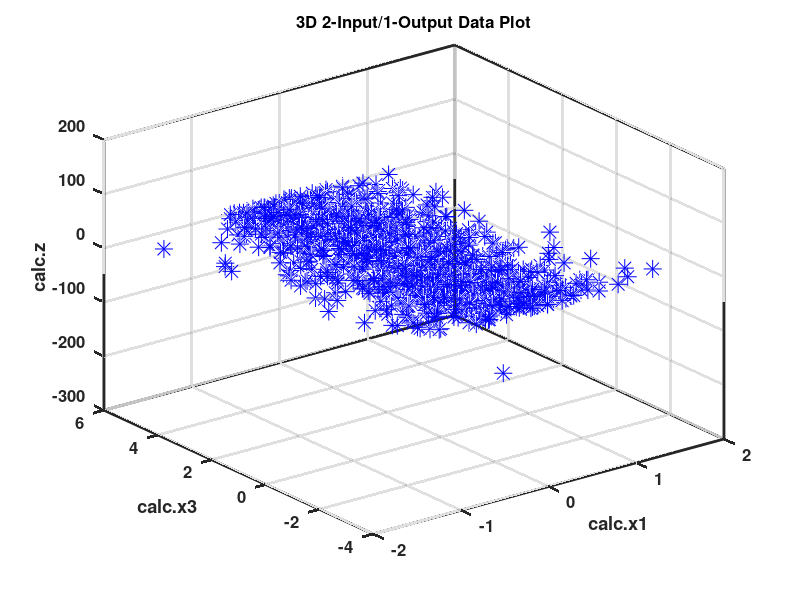

This figure's MATLAB source:
if exist('noCLF') 
   hold off
else
   clf
end;
X = [
4.569587e-001 1.267790e+000 3.812653e-001 1
6.982876e-001 -1.043264e+000 -8.183441e-001 1
3.017215e-001 -1.990272e+000 -1.567203e-001 1
3.748319e-001 2.551209e+000 2.390486e-001 1
6.634407e-001 2.529058e+000 2.476943e-001 1
-7.281247e-002 5.401014e+000 -1.018407e-002 1
-1.642085e-001 5.177420e+000 -3.867530e-002 1
5.651329e-001 3.131671e+000 8.457089e-002 1
7.032912e-001 3.945042e+000 2.104445e-001 1
1.856007e-001 -1.729538e+000 -1.495250e-001 1
-4.121896e-002 2.104742e+000 -2.464004e-002 1
-8.476342e-001 -9.205668e-001 8.978173e-001 1
-1.067578e-001 -5.856375e-001 1.917204e-001 1
1.392819e-002 4.439136e+000 2.002880e-003 1
-4.716474e-001 3.289500e-001 -1.507761e+000 1
2.172363e-001 5.931354e+000 4.156812e-002 1
-1.948813e-001 5.417778e+000 -4.164368e-002 1
-1.163638e-001 -2.271976e+000 7.411665e-002 1
-5.691897e-001 5.970089e+000 -6.631099e-002 1
-1.276413e-001 7.535924e-002 -1.666717e+000 1
3.575378e-001 2.709025e-001 3.688493e-001 1
2.950001e-001 3.967212e+000 9.786509e-002 1
-5.826447e-001 -1.291455e+000 2.707484e-001 1
1.436778e+000 6.318581e-001 1.477366e+000 1
6.227971e-002 -2.058772e+000 -3.644851e-002 1
4.306502e-001 4.711410e+000 1.179177e-001 1
-7.217512e-001 -1.162277e+000 6.058510e-001 1
3.074630e-001 -2.963400e+000 -1.221775e-001 1
-2.555143e-001 4.346822e+000 -5.663582e-002 1
2.805581e-001 2.829661e+000 9.709255e-002 1
7.219966e-001 3.778659e+000 1.584917e-001 1
4.913296e-001 -2.837652e-001 -9.610705e-001 1
-6.724785e-001 5.110441e+000 -8.821697e-002 1
5.282353e-001 4.862030e+000 8.296831e-002 1
-4.323547e-001 -4.376065e-002 4.305808e+000 1
5.434691e-001 1.393491e+000 2.636641e-001 1
-8.753496e-001 3.919587e+000 -1.284564e-001 1
-1.823949e-001 9.964937e-001 -1.629134e-001 1
-5.703894e-003 -1.976278e+000 3.543354e-003 1
-1.994909e-001 3.765699e-001 -2.861675e-001 1
-1.294057e-001 5.806433e+000 -8.918543e-003 1
-4.226422e-001 5.826165e+000 -6.676804e-002 1
-2.310218e-001 4.187781e+000 -6.126551e-002 1
2.030266e-001 4.536288e+000 3.777179e-002 1
1.744889e-002 2.449747e+000 7.653267e-003 1
6.323296e-001 -2.871762e+000 -2.876528e-001 1
-4.112021e-001 -1.063408e+000 4.143883e-001 1
-3.474364e-002 -1.437120e-002 2.078598e+000 1
-3.108396e-001 -2.800684e+000 1.065642e-001 1
-2.175414e-001 5.857279e+000 -3.816706e-002 1
-9.015751e-002 2.102911e+000 -4.313604e-002 1
-6.802685e-001 8.895136e-001 -5.698040e-001 1
-1.153309e+000 1.808899e+000 -7.687727e-001 1
7.158560e-001 2.159320e+000 4.077259e-001 1
-1.957059e-001 2.770061e-001 -3.608763e-001 1
1.752430e-001 4.359017e+000 4.231979e-002 1
-1.769266e-001 3.037782e-001 4.231979e-002 1
2.254512e-001 3.857727e+000 6.245782e-002 1
1.146948e+000 4.050610e+000 3.199121e-001 1
-8.141136e-001 5.275478e+000 -2.113291e-001 1
1.952419e-001 1.840561e+000 7.782490e-002 1
-1.737265e-001 3.060246e+000 -4.910127e-002 1
4.712036e-002 -6.263757e-001 -9.334481e-002 1
3.148195e-001 4.154409e+000 4.228495e-003 1
6.941411e-003 -2.153851e+000 -2.498809e-003 1
1.432132e+000 -2.164239e+000 -8.674034e-001 1
1.245124e+000 -1.409770e-001 -8.674034e-001 1
1.015251e+000 3.538662e+000 2.727398e-001 1
2.539788e-001 5.508627e-001 5.105358e-001 1
7.855754e-001 1.491794e+000 5.046815e-001 1
-4.897381e-001 -9.221867e-001 5.009136e-001 1
-6.585660e-001 9.318572e-001 -3.672288e-001 1
-8.715133e-001 -2.776043e+000 4.312771e-001 1
-1.690355e-001 2.985103e+000 -5.020486e-002 1
3.836736e-001 -2.533853e-001 -1.189646e+000 1
-1.372554e-001 9.777372e-001 -6.560810e-002 1
1.314564e+000 -2.655502e+000 -4.912378e-001 1
-2.684133e-001 -2.738843e+000 1.241653e-001 1
-5.577471e-002 -2.399093e+000 2.633737e-002 1
4.125929e-002 2.705760e+000 1.781067e-002 1
-4.194008e-001 4.040859e+000 -8.551464e-002 1
1.928699e-001 1.932604e+000 8.595390e-002 1
-6.180605e-002 4.411574e+000 -1.545823e-002 1
1.040700e-001 4.125755e-001 2.687538e-001 1
1.860603e-001 1.744269e+000 5.347169e-002 1
-4.100991e-001 4.391336e-001 -1.242869e+000 1
-3.700316e-001 -2.861999e+000 1.262329e-001 1
-1.018816e-001 2.370979e+000 -2.372952e-002 1
-3.060921e-002 2.023073e+000 -1.985239e-002 1
-3.799974e-001 -1.898643e-001 1.958455e+000 1
1.990435e-001 -2.218049e+000 -3.440874e-002 1
1.031890e-001 -2.524164e+000 -3.245818e-002 1
-1.569966e-002 4.160201e+000 -3.461498e-003 1
3.177484e-002 2.716685e+000 1.404782e-002 1
-1.525001e-001 8.253115e-001 -2.486084e-001 1
-5.170166e-001 4.375686e+000 -1.167293e-001 1
-4.552215e-001 2.966427e+000 -9.668981e-002 1
-3.220484e-001 5.453806e+000 -5.506460e-002 1
3.022854e-001 -2.326453e+000 -1.381590e-001 1
9.828688e-002 -7.937980e-001 -1.677811e-001 1
-7.566042e-003 4.169177e+000 -5.179892e-004 1
1.008394e-001 2.841765e+000 3.979606e-002 1
9.484713e-002 2.431094e+000 2.015847e-002 1
4.813942e-001 1.821016e+000 3.127621e-001 1
2.838216e-001 -1.176547e+000 -1.785454e-001 1
1.783168e-001 -1.330361e+000 -1.235726e-001 1
6.386283e-001 3.248935e+000 1.384901e-001 1
-6.233788e-001 3.546633e+000 -1.196399e-001 1
1.888136e-001 5.029332e+000 3.889821e-002 1
-3.322643e-001 -7.020077e-001 4.457762e-001 1
-7.970934e-001 3.361404e+000 -3.014100e-001 1
3.594364e-001 3.552904e+000 9.561983e-002 1
4.202731e-001 3.039213e+000 1.464606e-001 1
3.686290e-001 3.086761e+000 5.157137e-002 1
-4.938525e-001 -7.286618e-001 4.837080e-001 1
-2.352174e-001 2.190953e+000 -1.309391e-001 1
4.321631e-001 -1.996306e+000 -2.510774e-001 1
-9.542140e-001 -2.074827e+000 4.699442e-001 1
8.633052e-003 4.529377e+000 4.699442e-001 1
1.661281e-001 -2.936382e-001 -4.357891e-001 1
-2.673717e-001 3.609614e+000 -9.291502e-002 1
6.532492e-001 5.776343e+000 9.749047e-002 1
2.720656e-002 -4.194031e-001 -9.621095e-002 1
-1.224124e-001 5.013415e+000 -1.192447e-002 1
-2.243748e-001 1.604365e+000 -1.443922e-001 1
-4.644937e-001 6.585789e-001 -6.087993e-001 1
-6.453911e-001 3.764383e+000 -1.416680e-001 1
-4.284774e-001 -1.970547e+000 2.397183e-001 1
-1.048005e-001 9.380609e-001 -1.213075e-001 1
4.267473e-001 3.685954e+000 8.435073e-002 1
-1.098171e+000 2.145172e+000 -7.100875e-001 1
-1.472626e-001 4.248425e+000 -3.748563e-002 1
-1.626423e-001 2.681431e+000 -6.855725e-002 1
-2.967226e-001 5.267227e+000 -5.734878e-002 1
9.677173e-002 1.193517e+000 7.027247e-002 1
6.309816e-001 -4.160995e-001 -1.394586e+000 1
4.231618e-001 4.066218e+000 9.874064e-002 1
8.973444e-002 3.657597e+000 2.100924e-002 1
-2.022017e-001 -3.882889e-001 3.188102e-001 1
2.190477e-001 -9.314314e-001 -1.892817e-001 1
-7.775982e-001 1.700887e+000 -5.748911e-001 1
3.857057e-001 3.100119e+000 1.138222e-001 1
-1.194403e+000 4.285916e-001 -2.114050e+000 1
-1.646193e-001 2.090309e+000 -7.657445e-002 1
-7.279422e-001 -1.096575e+000 -7.657445e-002 1
2.049588e-001 3.996422e+000 4.404281e-002 1
3.430987e-001 1.221618e+000 3.066947e-001 1
-5.157763e-001 -2.995639e+000 1.747804e-001 1
3.038674e-001 -2.966750e+000 -6.209739e-002 1
9.206425e-002 2.312115e+000 5.038443e-002 1
-7.037713e-001 -1.768277e+000 5.529549e-001 1
5.822480e-002 3.501865e+000 1.683926e-002 1
-2.514981e-001 5.523770e+000 -4.350481e-002 1
4.709607e-001 -1.416885e+000 -3.364250e-001 1
2.425940e-001 3.729423e+000 7.079856e-002 1
4.595630e-001 4.306823e+000 7.036736e-002 1
-2.798548e-001 5.633237e+000 -6.439848e-002 1
2.285289e-001 -6.458592e-001 -3.006249e-001 1
-4.010878e-002 1.231594e+000 -4.922198e-002 1
-4.476060e-001 5.876868e+000 -6.747880e-002 1
-4.110791e-003 4.499436e+000 -1.089766e-003 1
3.634720e-001 -1.747920e+000 -1.929628e-001 1
2.624335e-001 -3.576617e-001 -8.431662e-001 1
-4.260039e-001 -2.815590e+000 1.949583e-001 1
5.326731e-001 -5.283804e-001 -1.373210e+000 1
3.458071e-001 5.728796e+000 7.859995e-002 1
-2.261775e-001 3.365854e-001 -5.064652e-001 1
2.072284e-001 -2.012981e+000 -1.363974e-001 1
-2.718874e-003 -2.549585e+000 8.694083e-004 1
-3.192331e-001 2.747835e+000 -8.894623e-002 1
2.660573e-001 1.909608e+000 8.936774e-002 1
-5.072180e-001 -2.112065e+000 2.478157e-001 1
-2.576878e-001 4.674703e-001 -5.816640e-001 1
1.520572e-001 -2.617614e+000 -6.066331e-002 1
4.770004e-001 3.799288e+000 1.310048e-001 1
-3.236751e-001 -3.767173e-001 1.015325e+000 1
-2.711960e-002 4.522687e+000 -2.084466e-003 1
-3.942225e-001 -5.157451e-001 9.193525e-001 1
-6.955266e-002 5.022913e+000 -1.417745e-002 1
-2.921454e-001 5.248955e+000 -1.732233e-002 1
-6.178649e-001 2.822987e+000 -1.927460e-001 1
4.017909e-001 -1.705237e+000 -2.426786e-001 1
2.480431e-001 4.291385e+000 5.961640e-002 1
-9.898052e-001 -2.353976e+000 5.083528e-001 1
-7.237701e-001 9.020825e-001 5.083528e-001 1
-4.620819e-002 2.766452e+000 -7.360047e-003 1
-5.333410e-001 7.590497e-001 -6.874075e-001 1
-5.213251e-002 4.581386e+000 -1.504686e-002 1
9.565401e-001 2.255428e-001 3.814690e+000 1
-5.583344e-001 6.422073e-001 -1.076067e+000 1
-2.990567e-001 3.877992e+000 -8.530313e-002 1
6.098501e-001 2.619325e+000 2.433542e-001 1
-3.273399e-001 -1.199971e+000 3.098579e-001 1
6.577230e-001 1.110227e+000 6.592954e-001 1
-2.424248e-001 -1.476466e+000 1.285953e-001 1
-7.755898e-001 3.820607e+000 -1.307340e-001 1
-4.065663e-001 -2.395624e-001 1.640269e+000 1
5.971849e-002 3.017770e+000 1.894064e-002 1
1.234635e-001 5.551069e+000 2.358947e-002 1
-6.841094e-001 -2.050981e+000 3.648254e-001 1
-1.038762e+000 -9.441844e-001 9.348205e-001 1
5.376003e-001 5.152820e+000 1.036095e-001 1
-1.206020e+000 -7.741979e-002 7.461754e+000 1
-2.828700e-001 2.282798e+000 -1.258538e-001 1
8.408444e-001 -2.282150e+000 -2.474402e-001 1
-1.142074e+000 -1.914877e+000 6.183496e-001 1
-2.928888e-001 5.572303e+000 -5.920616e-002 1
7.343477e-001 -1.205885e+000 -4.731657e-001 1
-4.020081e-001 -1.697167e+000 2.195693e-001 1
-2.068930e-001 2.066568e+000 -1.148112e-001 1
8.171819e-001 5.004622e+000 1.432868e-001 1
-2.440788e-002 4.718144e+000 -4.790018e-003 1
-4.862546e-001 1.639593e+000 -2.978115e-001 1
-6.211272e-001 1.283760e+000 -5.160037e-001 1
-6.491651e-001 5.506061e+000 -1.200346e-001 1
-3.710631e-001 4.643580e+000 -8.357122e-002 1
-1.855476e-001 3.241642e+000 -4.112840e-002 1
-2.324871e-001 -1.828094e+000 1.733855e-001 1
-3.109976e-001 5.692034e+000 -1.791023e-002 1
-7.330750e-001 2.511578e+000 -1.796979e-001 1
2.694474e-001 3.473874e+000 9.012457e-002 1
-6.117419e-001 4.893595e+000 -1.029187e-001 1
-2.161785e-001 3.662169e+000 -2.030847e-002 1
-5.922120e-001 -1.799089e+000 2.889893e-001 1
1.195539e-001 2.487520e+000 4.504106e-002 1
9.095022e-001 1.335066e+000 3.962323e-001 1
-1.347366e-001 4.785513e+000 -3.072034e-002 1
8.280608e-002 1.550318e+000 5.342356e-002 1
2.593962e-001 4.094541e+000 6.945596e-002 1
2.687397e-001 4.593647e+000 5.311837e-002 1
6.200948e-001 1.657293e+000 2.726449e-001 1
4.175892e-001 2.325508e+000 2.012272e-001 1
9.289550e-001 4.612237e+000 1.512950e-001 1
4.358607e-001 -1.103527e+000 -4.324130e-001 1
5.156681e-002 5.998233e+000 9.616406e-003 1
-7.353559e-001 1.867931e+000 -1.862383e-001 1
-9.606351e-001 4.337983e+000 -1.923681e-001 1
5.072964e-002 4.631114e+000 5.810182e-003 1
3.300371e-001 3.532342e+000 5.810182e-003 1
-1.586801e-001 -8.508323e-004 1.363565e+002 1
1.050368e+000 4.451309e+000 2.249685e-001 1
6.554305e-002 -2.483665e+000 -3.152393e-002 1
-7.525805e-001 4.635469e-001 -2.094763e+000 1
-1.007099e+000 2.305598e+000 -4.251169e-001 1
4.746081e-001 2.319957e-001 2.186621e+000 1
1.560696e-001 -2.891402e+000 -6.619409e-002 1
-4.654092e-002 1.256141e+000 -3.010000e-002 1
4.166721e-001 1.948254e+000 2.046415e-001 1
-5.305234e-002 5.084330e+000 -9.818881e-003 1
1.479677e-001 1.207574e+000 1.277854e-001 1
-9.307363e-001 -2.627208e+000 3.715391e-001 1
1.614510e+000 -2.605798e+000 -3.145587e-001 1
1.914899e-001 -1.236319e+000 -1.876258e-001 1
-7.490323e-001 2.594954e-001 -3.139348e+000 1
3.162713e-001 4.686728e+000 5.726729e-002 1
-2.952309e-002 -8.162684e-001 1.483469e-002 1
2.676679e-001 3.006802e+000 1.208158e-001 1
1.912532e-001 1.779392e+000 9.005299e-002 1
-4.411148e-001 -1.362595e+000 2.907500e-001 1
-5.706860e-001 2.549745e-001 -2.166664e+000 1
3.805018e-001 4.104112e+000 8.239498e-002 1
-3.038959e-001 2.136322e+000 -1.547733e-001 1
-8.020068e-002 -1.313202e-001 8.169255e-001 1
2.590121e-001 -1.460219e+000 -2.202018e-001 1
-1.193811e-001 -1.021788e+000 1.440680e-001 1
-6.579831e-002 -1.410919e+000 4.329157e-002 1
-8.897195e-001 -1.632717e+000 4.081494e-001 1
-1.031091e-001 6.762919e-001 -1.676921e-001 1
2.928157e-001 7.518754e-001 4.438608e-001 1
3.359777e-001 5.606685e+000 7.071552e-002 1
7.512888e-001 1.871622e+000 4.327449e-001 1
6.586422e-001 3.705999e+000 1.998688e-001 1
4.896505e-001 -2.248179e+000 -1.725901e-001 1
2.429364e-002 2.241145e+000 1.391354e-002 1
-5.953519e-002 4.734720e+000 -6.770426e-003 1
-8.444193e-001 -2.742565e+000 2.490329e-001 1
-6.298332e-001 -1.932819e+000 3.120788e-001 1
-7.821816e-002 -1.920620e+000 3.513901e-002 1
-1.174302e+000 1.387764e+000 -6.942606e-001 1
3.920227e-001 2.019372e+000 1.090758e-001 1
7.310703e-001 3.835970e+000 1.251389e-001 1
-1.077514e-001 -2.607721e-001 3.879455e-001 1
4.280232e-001 1.040103e+000 2.932415e-001 1
-1.287750e-001 -6.749445e-001 2.403743e-001 1
6.342862e-002 1.415573e+000 4.798663e-002 1
1.745368e-001 2.792548e+000 7.244274e-002 1
6.158760e-001 -2.427230e+000 -2.961294e-001 1
1.807905e-002 1.683163e+000 8.600817e-003 1
2.524691e-001 -3.253397e-001 -1.045773e+000 1
4.218351e-001 -1.938038e+000 -2.590663e-001 1
7.015116e-001 -2.338568e+000 -2.455328e-001 1
-2.411470e-001 -8.902359e-001 1.003833e-001 1
-6.685186e-001 -2.023197e+000 1.844084e-001 1
-1.562282e-001 3.719676e+000 -4.247961e-002 1
-8.325596e-001 1.503843e+000 -6.107953e-001 1
2.042613e-001 9.939824e-001 2.271705e-001 1
2.746309e-001 1.011261e+000 2.715580e-001 1
-2.115158e-001 1.515559e+000 -1.254198e-001 1
4.641123e-001 -1.446918e+000 -3.544678e-001 1
-1.818317e-001 1.204992e-001 -1.838849e+000 1
5.776105e-002 -1.472560e-001 -3.275432e-001 1
1.649697e-001 9.095502e-001 1.425611e-001 1
-1.549853e-001 1.070447e+000 -2.119449e-001 1
7.487741e-001 1.566847e-001 4.886500e+000 1
1.609297e-001 -1.257416e+000 -7.340451e-002 1
1.587748e-001 -7.129437e-001 -2.742749e-001 1
-5.798525e-001 4.118371e+000 -1.698540e-001 1
5.543046e-001 -1.149926e+000 -4.447853e-001 1
2.302828e-001 5.391885e+000 4.285832e-002 1
-7.160593e-001 -2.103060e+000 3.615543e-001 1
6.421159e-001 4.917129e+000 1.142679e-001 1
4.854258e-001 9.533626e-001 5.566897e-001 1
4.067151e-001 -2.064365e+000 -2.791676e-001 1
-2.156835e-001 5.839513e+000 -4.024040e-002 1
2.457537e-001 5.317569e+000 4.303561e-002 1
2.399788e-001 -1.953782e+000 -1.454790e-001 1
4.686898e-001 -2.976030e+000 -1.322988e-001 1
6.951513e-001 1.625559e+000 4.239827e-001 1
5.812114e-001 1.970087e+000 1.951619e-001 1
-6.623855e-001 -1.033545e+000 6.300992e-001 1
8.049062e-001 3.517772e-001 8.268716e-001 1
-9.080741e-001 -1.739665e+000 5.427207e-001 1
-1.016320e-002 4.767859e+000 -1.999530e-003 1
1.534440e-001 1.379003e+000 1.421686e-001 1
1.220767e+000 3.921287e+000 1.949809e-001 1
7.577406e-002 -5.690643e-001 -1.323566e-001 1
8.709044e-001 5.734112e+000 1.569105e-001 1
-1.135770e-002 3.394530e+000 -2.284715e-003 1
6.263348e-001 1.318438e+000 5.645787e-001 1
-4.574260e-001 -9.820307e-001 4.782303e-001 1
8.283891e-001 2.953613e-001 3.390300e+000 1
8.107714e-001 -1.599634e+000 -5.119869e-001 1
-1.676207e-001 2.918178e+000 -4.544073e-002 1
-2.792221e-001 -7.844899e-001 2.446478e-001 1
-2.199657e-001 4.742545e+000 -4.756651e-002 1
5.205966e-001 5.009374e-001 1.106177e+000 1
-8.005915e-001 3.741199e+000 -1.312963e-001 1
-8.724256e-002 -2.665679e+000 3.098764e-002 1
-3.597009e-001 1.042338e+000 -4.870314e-001 1
-2.288474e-001 2.334949e+000 -1.149546e-001 1
6.142946e-001 1.424502e+000 3.290568e-001 1
1.447091e-001 2.592794e+000 5.955178e-002 1
3.414079e-001 9.850791e-001 3.654047e-001 1
4.578089e-001 3.787518e+000 8.552349e-002 1
1.512321e-001 4.617506e+000 3.008864e-002 1
7.122710e-002 2.736544e+000 3.498347e-002 1
3.604023e-001 -1.714289e-001 -2.768975e+000 1
-1.048144e+000 1.557004e+000 -7.912959e-001 1
9.679054e-001 4.764355e+000 2.525139e-001 1
5.255800e-001 3.629154e+000 1.256248e-001 1
-2.185646e-002 1.571293e+000 -1.466007e-002 1
-2.506159e-001 1.721067e+000 -3.704572e-002 1
6.130764e-004 5.582580e-001 1.226771e-003 1
-8.967676e-001 -1.505448e+000 7.549464e-001 1
-6.568263e-001 1.976493e-001 -2.528679e+000 1
-9.563457e-002 5.381903e-001 -1.548831e-001 1
3.390202e-002 -1.753942e-001 -2.532003e-001 1
-4.624212e-001 2.856583e+000 -2.279667e-001 1
2.959041e-001 7.664015e-001 3.545211e-001 1
3.527033e-001 2.120379e-001 1.726950e+000 1
-1.445185e-001 1.166213e+000 -1.525289e-001 1
3.647136e-001 4.876728e+000 1.046237e-001 1
-8.859298e-001 1.584623e+000 -5.105820e-001 1
1.674773e-001 3.984167e+000 3.046175e-002 1
-8.562661e-001 -5.591040e-001 1.411375e+000 1
7.168229e-001 1.775870e+000 2.689567e-001 1
1.399782e-001 3.672764e+000 3.944716e-002 1
5.874936e-001 5.370986e+000 6.425639e-002 1
2.317243e-001 4.017520e+000 4.454285e-002 1
2.512713e-001 2.424936e+000 1.066592e-001 1
-6.141772e-001 -7.144911e-001 1.069695e+000 1
-1.236521e-001 2.077900e+000 -6.798893e-002 1
-6.844198e-002 5.906662e+000 -1.255666e-002 1
-3.256747e-001 2.637160e+000 -1.255666e-002 1
-2.437045e-001 -1.141008e-001 2.264134e+000 1
3.179229e-001 -2.386308e+000 -1.422455e-001 1
-1.361042e+000 3.575491e+000 -4.552793e-001 1
3.667394e-001 1.620854e-002 2.049448e+001 1
-2.393976e-001 5.896733e+000 -3.761236e-002 1
-1.155566e-001 -5.348096e-001 1.693193e-001 1
-1.878510e-001 4.554922e+000 -2.982751e-002 1
4.841906e-002 3.365417e+000 7.597670e-003 1
2.945326e-002 4.423710e+000 6.216251e-003 1
2.443845e-001 9.201907e-001 1.320334e-001 1
2.085863e-001 1.477326e+000 1.360548e-001 1
-1.604166e-001 -2.375729e+000 5.146269e-002 1
4.430923e-001 3.229399e+000 1.635852e-001 1
8.591414e-001 8.692150e-001 1.066425e+000 1
-7.863021e-001 1.445671e+000 -4.903598e-001 1
1.642882e-001 4.974313e+000 2.260164e-002 1
7.676432e-001 4.256194e+000 2.027211e-001 1
8.757614e-001 3.975098e-001 1.644830e+000 1
1.766127e-001 -1.301422e+000 -1.388933e-001 1
1.054734e-001 -1.349866e+000 -3.293612e-002 1
4.945442e-001 -5.465947e-001 -9.096396e-001 1
3.249333e-001 -1.835779e+000 -2.288699e-001 1
-5.308430e-001 3.610502e-001 -1.674675e+000 1
-1.257241e-001 1.611853e+000 -6.899628e-002 1
-5.888720e-002 1.953857e+000 -6.899628e-002 1
5.581239e-001 -2.043472e+000 -1.956258e-001 1
3.905696e-001 5.094893e+000 7.547775e-002 1
-8.125172e-001 4.657662e+000 -2.357403e-001 1
1.360407e-001 3.898352e+000 3.098282e-002 1
-6.344656e-001 5.756746e+000 -1.085771e-001 1
-5.337960e-001 2.602578e+000 -2.251905e-001 1
-3.032686e-001 5.549628e+000 -7.145455e-002 1
-1.535872e-001 -2.345498e+000 6.324911e-002 1
-1.112876e+000 -2.005331e+000 8.512264e-001 1
-6.092362e-001 3.343158e+000 -1.842137e-001 1
1.602909e-001 -1.584964e+000 -1.643703e-002 1
1.343168e-001 7.937543e-001 -1.643703e-002 1
-8.177265e-001 1.168380e+000 -8.297261e-001 1
9.183086e-001 2.892280e-001 2.686976e+000 1
-1.742962e-001 4.904214e+000 -3.702837e-002 1
-3.571564e-001 -7.529330e-001 5.802242e-001 1
-4.364392e-001 7.272694e-001 -5.662023e-001 1
-5.410985e-001 -9.496570e-002 5.815762e+000 1
2.141226e-001 -2.894286e+000 -9.559310e-002 1
3.776546e-001 4.993349e+000 7.600965e-002 1
-8.655505e-001 2.649596e+000 -3.802953e-001 1
3.486962e-001 -2.092585e+000 -1.809765e-001 1
-1.008173e-001 5.667108e-001 -2.012808e-001 1
8.232625e-001 -1.166826e+000 -5.969932e-001 1
-3.160052e-001 5.954847e+000 -5.061547e-002 1
3.312498e-001 1.096306e+000 2.445464e-001 1
-2.544967e-001 -4.768399e-001 7.821776e-001 1
-3.680150e-001 3.776555e+000 -1.163167e-001 1
2.619193e-001 3.125170e+000 9.800076e-002 1
3.478101e-001 3.841384e+000 7.709707e-002 1
1.998969e-001 5.080905e+000 2.446934e-002 1
-3.293793e-001 4.270743e+000 -9.614134e-002 1
1.993716e-002 -4.337089e-001 -4.320834e-002 1
1.225114e-001 5.215372e+000 3.129652e-002 1
-8.320109e-001 4.827293e+000 -1.510924e-001 1
1.303120e-001 4.404779e+000 3.101910e-002 1
-1.507312e-001 -2.927294e+000 3.944628e-002 1
6.014655e-001 1.132245e+000 6.141644e-001 1
1.164287e-001 5.903718e-001 1.717226e-001 1
-5.560280e-001 5.350344e+000 -1.069201e-001 1
-1.889075e-001 2.667172e+000 -7.837883e-002 1
-1.211663e-001 -2.090428e+000 5.614783e-002 1
2.151766e-001 1.303061e+000 1.788671e-001 1
-1.754786e-001 -5.779165e-001 3.505599e-001 1
2.052881e-002 3.038214e+000 6.320056e-003 1
9.143326e-002 4.562009e+000 2.597380e-002 1
1.392987e-001 4.943115e+000 3.530124e-002 1
7.219730e-002 5.443832e+000 1.209675e-002 1
-3.006289e-001 -8.305408e-001 4.173563e-001 1
5.133526e-001 3.049560e+000 1.921687e-001 1
-8.267702e-002 9.616824e-003 -9.233754e+000 1
5.162321e-001 5.130755e+000 2.673391e-002 1
-6.990632e-001 3.418204e+000 -2.368669e-001 1
8.854567e-001 -2.990613e+000 -2.858289e-001 1
7.808737e-002 2.521069e+000 3.836011e-002 1
-5.516444e-001 5.461784e+000 -1.134435e-001 1
-2.531292e-001 2.945423e+000 -5.546803e-002 1
-6.056429e-002 1.056394e+000 -5.063890e-002 1
8.943865e-002 5.413124e+000 1.813293e-002 1
-2.019725e-001 5.190642e+000 -4.477340e-002 1
-4.599538e-001 4.472062e+000 -1.014601e-001 1
-2.834390e-002 4.804981e+000 -6.635917e-003 1
2.204437e-001 5.669427e+000 2.797662e-002 1
-4.127861e-001 -1.442937e+000 2.278987e-001 1
-3.522699e-001 -1.659339e+000 2.404141e-001 1
-2.044481e-001 4.754397e+000 -2.668577e-002 1
-4.494904e-002 1.894502e+000 -2.506000e-002 1
1.412794e-001 4.024987e-001 2.647161e-001 1
-1.361995e-001 2.129423e+000 -4.178265e-002 1
-6.062841e-001 -1.462682e+000 4.384848e-001 1
2.731337e-001 1.486806e+000 2.914974e-001 1
-9.630926e-002 3.497914e+000 -2.889566e-002 1
-1.030847e+000 1.292809e+000 -7.378538e-001 1
-5.389767e-001 3.321229e+000 -2.239329e-001 1
3.630255e-003 5.476663e+000 7.606731e-004 1
6.813387e-001 -8.379449e-001 -6.870759e-001 1
4.783727e-003 -1.250268e+000 -3.605269e-003 1
9.718187e-001 -2.239661e+000 -4.968252e-001 1
9.994945e-001 5.054787e+000 7.992655e-002 1
-2.185871e-001 2.393721e+000 -8.690786e-002 1
4.038745e-001 -1.397725e+000 -3.711631e-001 1
5.073145e-001 2.247521e+000 1.708443e-001 1
8.469206e-001 5.104587e+000 1.464840e-001 1
3.230581e-001 -2.109184e-001 -1.854003e+000 1
8.730083e-002 6.176153e-001 1.466507e-001 1
1.122040e+000 -3.363499e-001 -1.717037e+000 1
4.778389e-001 4.136130e+000 1.344259e-001 1
-9.438461e-001 -1.053460e+000 9.871362e-001 1
-7.854983e-001 2.673528e+000 -3.076042e-001 1
1.332179e-003 -8.540447e-001 -1.573974e-003 1
-1.805087e-002 5.369784e+000 -3.679236e-003 1
-6.519445e-001 4.545472e+000 -1.053269e-001 1
6.106078e-001 5.254352e+000 9.611733e-002 1
-3.417319e-001 -6.851692e-001 4.175626e-001 1
7.360444e-002 1.436157e+000 5.025802e-002 1
-4.299204e-001 -1.259721e-001 3.434646e+000 1
-5.892141e-001 1.979854e+000 -2.295765e-001 1
-1.787945e-001 -1.843501e+000 9.838654e-002 1
1.046534e+000 4.832362e+000 1.763661e-001 1
2.895882e-001 3.376356e+000 8.882606e-002 1
-3.901769e-001 5.592654e+000 -4.096380e-002 1
-7.118802e-001 4.846955e+000 -1.238927e-001 1
-3.983191e-001 7.351676e-001 -4.421456e-001 1
6.708583e-001 4.925699e+000 1.142017e-001 1
-1.611643e-001 7.870771e-001 -1.429451e-001 1
-3.086929e-001 4.963325e+000 -5.219280e-002 1
-1.361847e-002 1.388796e-001 -1.137951e-001 1
-5.943572e-001 5.585301e+000 -1.231212e-001 1
4.011487e-001 5.166679e+000 8.693229e-002 1
7.800850e-001 4.083108e+000 1.925546e-001 1
1.023907e-002 -1.515963e+000 -7.942274e-003 1
-2.977592e-001 1.801082e+000 -7.942274e-003 1
-7.380553e-001 -9.089483e-001 9.290152e-001 1
5.956714e-001 3.757273e+000 1.433820e-001 1
6.233781e-003 4.603976e+000 1.329108e-003 1
-3.445273e-001 5.799392e+000 -5.186313e-002 1
4.087487e-001 3.811480e+000 1.036940e-001 1
2.350893e-001 3.022508e+000 8.642340e-002 1
-3.767534e-001 5.287463e+000 -6.489943e-002 1
4.391924e-001 -2.292709e+000 -1.593086e-001 1
3.939540e-001 -2.697543e+000 -1.334318e-001 1
-5.260306e-001 4.782900e+000 -1.318078e-001 1
-9.642346e-001 2.837112e+000 -4.283245e-001 1
-3.876847e-002 -7.752444e-001 4.848254e-002 1
6.790612e-002 -1.128083e+000 -1.444423e-002 1
9.506544e-001 2.880166e+000 1.501274e-001 1
5.686375e-001 3.443035e+000 2.007070e-001 1
-5.278082e-001 3.220567e+000 -1.786079e-001 1
-5.648648e-001 -2.323057e+000 2.025299e-001 1
-5.663715e-001 3.691547e+000 -1.132263e-001 1
4.979931e-001 8.790345e-001 3.712973e-001 1
-1.485234e-001 3.282460e+000 -3.758738e-002 1
-1.489976e-001 1.964579e+000 -9.660792e-002 1
-3.955146e-001 9.659290e-001 -4.792093e-001 1
7.383810e-001 -9.650959e-001 -6.050782e-001 1
-4.534006e-001 1.449512e+000 -3.991110e-001 1
1.128467e+000 -2.906655e+000 -4.212110e-001 1
-4.801511e-002 8.496710e-001 -4.948471e-002 1
8.168611e-002 -1.896106e+000 -3.948730e-002 1
9.257314e-001 -2.143871e+000 -5.030789e-001 1
5.778277e-001 9.061566e-002 6.480692e+000 1
8.323182e-001 3.161092e+000 2.892864e-001 1
6.286286e-001 -2.766213e+000 -1.406008e-001 1
7.611429e-001 2.783333e+000 -1.406008e-001 1
-6.781589e-001 4.321972e+000 -9.085461e-002 1
-1.341235e-001 5.739344e+000 -2.506272e-002 1
5.925914e-001 -1.324072e+000 -5.813340e-001 1
-8.054464e-001 1.294951e+000 -6.229177e-001 1
1.836905e-001 2.924416e+000 5.373931e-002 1
-2.219052e-001 5.640982e+000 5.373931e-002 1
4.131330e-001 2.152756e+000 1.917036e-001 1
6.470479e-001 -1.854693e+000 -3.001301e-001 1
-5.056531e-002 1.572521e+000 -4.312952e-002 1
-1.101707e+000 2.051912e+000 -4.303102e-001 1
7.245695e-001 2.337508e+000 4.248963e-001 1
-1.665888e-001 4.495159e+000 -5.132757e-002 1
-2.868694e-001 4.815265e+000 -6.650822e-002 1
2.753815e-001 7.142818e-001 2.733054e-001 1
1.721921e-001 -1.335179e+000 -5.506345e-002 1
2.009371e-001 3.195390e+000 7.233539e-002 1
-5.092201e-001 -1.866094e+000 4.137393e-001 1
2.977054e-001 5.549402e-002 4.681200e+000 1
-1.407705e-001 5.294462e+000 -2.253316e-002 1
-6.888000e-001 1.758208e+000 -3.873384e-001 1
-3.185192e-001 2.480788e-001 -1.096161e+000 1
-9.436038e-002 -4.957731e-001 1.674585e-001 1
-1.306594e-001 5.497374e+000 -2.746632e-002 1
-6.016397e-001 6.374806e-002 -7.584149e+000 1
-1.925857e-002 3.524939e+000 -7.214961e-003 1
1.543190e-001 -1.528122e+000 -7.393119e-002 1
5.469163e-001 -1.025788e-001 -4.803548e+000 1
-7.429292e-002 1.458820e+000 -3.780659e-002 1
-2.053312e-001 3.257553e+000 -2.434789e-002 1
-6.681555e-002 -5.777554e-002 1.458332e+000 1
-3.302610e-001 3.206816e+000 -1.146917e-001 1
-1.434277e-001 5.711245e+000 -2.773198e-002 1
-3.368959e-001 5.200407e+000 -6.409578e-002 1
-3.507463e-001 -2.941399e+000 1.414305e-001 1
5.420457e-001 4.074030e+000 1.747978e-001 1
9.028212e-001 1.650869e+000 3.943827e-001 1
2.377331e-001 1.151623e+000 1.611637e-001 1
-2.899213e-001 1.915115e+000 -1.926719e-001 1
3.119010e-001 3.294779e+000 1.019709e-001 1
8.358218e-002 3.141538e+000 2.557613e-002 1
3.049580e-001 4.312463e+000 4.947009e-002 1
-3.140527e-001 1.695406e+000 -1.966040e-001 1
5.736465e-001 -1.088348e+000 -3.523145e-001 1
3.103355e-001 -2.602362e+000 -1.188319e-001 1
-8.504627e-002 6.944177e-001 -1.166992e-001 1
1.315650e-001 -8.006247e-001 -1.615154e-001 1
-1.424487e-002 8.048552e-001 -1.575725e-002 1
-2.820887e-001 4.180394e+000 -5.756258e-002 1
3.293138e-001 -6.057988e-001 -6.974253e-001 1
3.987902e-001 5.160144e-001 8.354058e-001 1
-1.724570e-001 2.218005e+000 -5.394234e-002 1
-1.183884e-001 4.848707e+000 -1.423045e-002 1
-3.233539e-002 3.740740e+000 -1.124005e-002 1
-4.160416e-001 2.458194e+000 -1.886023e-001 1
-6.669449e-001 -1.610593e+000 4.768144e-001 1
-3.612299e-001 3.210989e+000 -9.073027e-002 1
3.708926e-001 -2.717355e-001 -1.369117e+000 1
3.972075e-001 1.817882e-001 2.899871e+000 1
1.118486e-001 -1.903621e+000 -6.242645e-002 1
-1.044127e-001 3.603661e+000 -2.922668e-002 1
8.034886e-001 5.660625e+000 -2.922668e-002 1
7.722588e-001 -2.687926e+000 -2.205343e-001 1
-5.472826e-001 -2.828900e+000 1.899171e-001 1
4.887017e-001 -2.295811e-001 -2.132848e+000 1
-5.494684e-001 7.205568e-001 -8.236671e-001 1
-1.239443e+000 6.193036e-001 -2.452829e+000 1
-1.388248e-001 3.487957e+000 -3.441364e-002 1
2.364697e-001 5.616106e+000 5.753846e-002 1
-4.826087e-001 1.885137e+000 -2.488227e-001 1
2.233729e-001 4.633598e+000 4.724920e-002 1
2.859209e-001 8.376037e-001 4.503525e-001 1
5.241005e-001 1.859495e+000 2.550463e-001 1
-5.464036e-001 -2.419510e+000 3.022142e-001 1
1.108927e+000 2.194720e+000 2.447177e-001 1
-1.077915e+000 1.532654e+000 -7.894756e-001 1
5.087430e-001 2.978504e+000 6.778220e-002 1
7.300566e-001 2.900158e+000 6.778220e-002 1
3.863944e-001 2.471385e+000 1.113148e-001 1
-1.421890e-001 -1.576093e+000 9.739973e-002 1
-9.874637e-001 -2.444311e+000 4.031847e-001 1
3.734129e-001 2.416468e+000 7.079827e-002 1
6.228343e-001 -6.331603e-001 -6.943848e-001 1
6.473278e-002 5.517431e+000 1.351213e-002 1
-2.718743e-001 -2.474496e+000 8.587830e-002 1
-7.274814e-003 1.322040e+000 -6.694357e-003 1
-9.182845e-002 -1.078391e+000 9.154781e-002 1
3.134329e-001 -1.675685e+000 -9.165240e-002 1
2.551394e-001 1.349905e+000 2.107175e-001 1
-3.640437e-001 -2.950614e+000 1.610426e-001 1
1.728722e-001 2.906263e+000 8.522241e-002 1
4.957574e-001 -1.621292e+000 -2.841235e-001 1
-1.710236e-001 5.716024e+000 -3.733009e-002 1
7.909830e-001 2.222455e+000 4.068878e-001 1
2.271090e-001 4.516251e-001 7.067577e-001 1
8.447959e-002 3.859955e+000 3.975107e-003 1
-3.843686e-001 4.429915e+000 -8.923330e-002 1
-4.955608e-001 6.888768e-001 -8.610891e-001 1
3.375791e-001 1.240893e+000 -8.610891e-001 1
6.500964e-001 9.920285e-002 3.725468e+000 1
5.536879e-002 1.676048e+000 2.821617e-002 1
-4.483121e-001 -1.224391e+000 3.353642e-001 1
8.545220e-001 -2.439912e+000 -4.240544e-001 1
-7.608912e-001 1.593289e-001 -4.315464e+000 1
1.698378e-001 -4.800712e-001 -3.218093e-001 1
-4.996235e-001 2.890025e+000 -2.148760e-002 1
-7.003214e-001 -2.118026e+000 3.577846e-001 1
-1.001687e+000 -1.286196e+000 6.405946e-001 1
2.990914e-001 3.462290e-001 1.007286e+000 1
6.911277e-001 -2.182384e+000 -3.720184e-001 1
5.307285e-002 4.238668e+000 9.361225e-003 1
5.852346e-001 -9.727942e-001 -4.894408e-001 1
-2.277768e-001 5.677983e+000 -3.309262e-002 1
-6.915303e-001 -6.564998e-001 7.536856e-001 1
-4.462148e-001 -3.462603e-002 1.779812e+001 1
-3.667220e-001 -1.785094e+000 6.155083e-002 1
4.493228e-001 4.218283e+000 3.817406e-002 1
4.271550e-002 -1.548695e+000 -3.082062e-002 1
5.721129e-001 2.266658e+000 3.027017e-001 1
1.344750e-001 -1.688339e+000 -5.966707e-002 1
3.398924e-001 -2.512655e+000 -1.054333e-001 1
-1.130778e-001 -5.901427e-001 2.380607e-001 1
-3.055160e-001 3.634267e+000 -9.564873e-002 1
1.817385e-001 -2.875367e+000 -6.486278e-002 1
2.557989e-002 -4.356887e-001 -6.658089e-002 1
1.286473e-001 -2.552136e+000 -5.479450e-002 1
1.092847e+000 3.868393e+000 3.008926e-001 1
-6.264840e-001 1.927881e+000 -3.976455e-001 1
8.979521e-001 1.901123e+000 4.990572e-001 1
-1.301035e+000 -1.399684e+000 5.115151e-001 1
-4.576455e-001 -7.430937e-002 6.934820e+000 1
6.701728e-001 -3.984748e-001 -2.105384e+000 1
-2.227201e-001 4.696923e+000 -6.840462e-002 1
2.468664e-001 -2.457844e+000 -1.013986e-001 1
5.106117e-001 5.315672e+000 1.094731e-001 1
4.525112e-001 5.763729e+000 8.632455e-002 1
-3.873091e-001 -8.478232e-001 5.155489e-001 1
-7.321168e-002 3.960544e+000 -2.450815e-002 1
1.801066e-001 2.568342e+000 7.782473e-002 1
-7.685139e-001 4.723070e+000 -1.097887e-001 1
-3.586191e-001 -4.001774e-001 6.641340e-001 1
-3.381769e-001 3.885398e+000 -1.106592e-001 1
3.192381e-001 -1.820513e+000 -3.979869e-002 1
2.354715e-002 -3.167043e-001 -6.797942e-002 1
9.895135e-001 1.522276e+000 7.037252e-001 1
7.552671e-001 2.659023e+000 2.992259e-001 1
-1.802389e-001 3.185439e+000 -4.648534e-002 1
1.172811e+000 2.951303e+000 2.723898e-001 1
1.453725e-001 -1.560056e+000 -5.561401e-002 1
1.187650e-001 1.260754e+000 1.150769e-001 1
-3.071524e-001 3.867648e-002 -1.003446e+001 1
-4.144512e-001 -2.130212e+000 1.531448e-001 1
-3.550560e-001 1.662098e+000 -2.973650e-001 1
-3.820820e-001 2.171156e+000 -1.387322e-001 1
-1.911875e-001 -3.082909e-001 7.440077e-001 1
5.467790e-001 3.697163e+000 1.847360e-001 1
-2.096536e-001 -2.804670e-001 7.623863e-001 1
-3.539279e-001 -2.830040e+000 1.643696e-001 1
3.624509e-001 2.362696e+000 1.164347e-001 1
1.061368e+000 4.966005e+000 1.478747e-001 1
-2.771578e-001 -1.880126e+000 1.888967e-001 1
-6.424235e-002 2.630939e+000 -2.488502e-002 1
-9.130374e-001 1.708428e+000 -5.107041e-001 1
5.754387e-001 3.207797e-001 2.223275e+000 1
8.885075e-001 8.709147e-001 4.611125e-001 1
1.202200e-001 -2.679436e+000 -4.750766e-002 1
2.871176e-001 -5.242604e-001 -6.994221e-001 1
3.801684e-002 -2.673503e+000 -1.699352e-002 1
-1.918471e-001 9.478041e-001 -2.825691e-001 1
3.778058e-001 3.645569e+000 8.878937e-002 1
-4.219071e-001 -1.859799e+000 2.725900e-001 1
-4.354649e-002 2.615732e+000 -1.337050e-002 1
-1.452609e-001 -2.716995e+000 6.481632e-002 1
2.502862e-001 4.391632e+000 6.483618e-002 1
-4.808929e-001 2.182869e+000 -2.724402e-001 1
-2.728034e-001 3.936080e+000 -5.011533e-002 1
-2.846097e-001 -1.115975e+000 2.013671e-001 1
3.508469e-001 5.924079e+000 5.894711e-002 1
-2.871420e-001 4.459710e+000 -3.930294e-002 1
-3.745479e-001 2.012810e+000 -2.082964e-001 1
2.393623e-001 -6.957467e-001 -4.056923e-001 1
-6.427275e-001 -1.645070e+000 3.803153e-001 1
-3.927625e-001 5.067892e+000 -9.690826e-002 1
4.542363e-001 -1.119434e+000 -3.119593e-001 1
-9.721415e-001 -8.968433e-001 1.105308e+000 1
4.618925e-002 3.083518e+000 1.033457e-002 1
-5.130769e-001 -1.354618e+000 3.645058e-001 1
-6.405443e-001 4.370481e+000 -2.088450e-001 1
-4.514875e-001 3.979374e+000 -1.394716e-001 1
5.148322e-001 3.317912e+000 1.443601e-001 1
-5.428605e-001 3.172233e+000 1.443601e-001 1
-4.873802e-001 4.986743e+000 -1.038689e-001 1
6.746605e-001 5.855183e+000 9.539768e-002 1
-1.989629e-001 4.209742e+000 9.539768e-002 1
1.256499e+000 4.279122e+000 2.617838e-001 1
2.130455e-001 1.067854e+000 2.340521e-001 1
5.504903e-002 4.387979e+000 1.416169e-002 1
1.520853e-002 8.146608e-001 1.861201e-002 1
-2.755384e-001 5.356040e+000 -6.252575e-002 1
-7.619789e-002 2.867374e+000 -2.371748e-002 1
-7.903234e-001 3.272819e+000 -2.164872e-001 1
1.880108e-001 2.437758e+000 9.668675e-002 1
-2.122901e-001 -1.003298e+000 3.041574e-001 1
-5.813221e-001 1.727252e+000 -3.497048e-001 1
-3.396597e-001 -2.032604e+000 -3.497048e-001 1
-5.240465e-001 5.657538e+000 -9.913601e-002 1
3.211525e-001 2.713922e+000 1.177167e-001 1
-8.364330e-002 2.776514e+000 -1.714916e-002 1
1.189406e+000 5.818881e+000 2.229761e-001 1
1.026364e+000 -2.534021e+000 -6.311629e-001 1
-9.047748e-001 2.260547e+000 -4.655626e-001 1
-5.609774e-001 5.240177e+000 -6.031060e-002 1
-7.069131e-001 4.801586e-001 -1.370701e+000 1
6.854331e-001 3.455689e+000 2.837418e-001 1
-6.738556e-001 3.464316e+000 -2.349555e-001 1
5.588426e-001 2.348343e+000 2.864380e-001 1
4.258374e-002 3.749409e-001 1.327109e-001 1
-2.946167e-001 -2.561661e+000 9.145739e-002 1
3.087125e-001 3.381411e+000 1.280595e-001 1
-3.651560e-001 -1.749245e+000 2.533210e-001 1
-3.498740e-001 1.083243e+000 -4.445049e-001 1
2.568050e-001 -1.382078e+000 -2.133103e-001 1
7.989293e-001 3.908277e+000 2.580549e-001 1
1.077247e-001 -2.704597e+000 -2.524100e-002 1
1.335906e+000 -1.210586e+000 -9.848177e-001 1
1.272659e-001 -1.315347e+000 -9.449682e-002 1
2.410889e-001 5.060994e+000 3.801673e-002 1
2.094791e-001 -1.593092e+000 -1.198166e-001 1
-1.324922e-001 4.289914e+000 -3.769114e-002 1
6.458417e-001 -2.408865e+000 -1.901884e-001 1
5.302449e-001 -2.915566e+000 -1.901884e-001 1
-4.655973e-001 4.514376e+000 -6.715215e-002 1
-5.372111e-001 5.188039e+000 -9.735465e-002 1
9.276256e-003 5.156949e+000 1.796183e-003 1
3.241035e-001 -2.635354e+000 -1.192156e-001 1
-2.339646e-002 4.469146e+000 -6.698880e-003 1
9.919170e-002 -1.557410e+000 -7.008931e-002 1
-2.087279e-001 -2.490379e+000 8.081388e-002 1
-3.129181e-001 -1.379044e+000 2.906527e-001 1
-5.406167e-002 -1.231579e+000 2.909344e-002 1
-2.589427e-001 3.564970e+000 -8.433610e-002 1
-9.375482e-001 4.847420e-001 -1.035656e+000 1
-3.328721e-001 -1.987667e-001 1.903257e+000 1
-2.469931e-001 2.036915e+000 -1.261373e-001 1
1.382825e-001 -2.306259e+000 -7.299451e-002 1
-3.966578e-001 7.739332e-001 -5.872620e-001 1
3.327213e-001 -2.202762e+000 -1.770162e-001 1
-2.746653e-001 5.832354e+000 -3.742507e-002 1
-1.143773e-001 -4.489688e-001 2.286280e-001 1
2.771388e-001 1.261992e-001 1.820456e+000 1
-6.043047e-001 5.224071e+000 -1.425563e-001 1
8.510881e-001 3.434975e+000 3.058351e-001 1
1.707553e-001 4.340707e-001 4.132638e-001 1
3.954092e-001 5.118621e+000 7.918613e-002 1
-2.142484e-001 1.948277e-001 -1.041407e+000 1
-7.165277e-001 -2.206793e-001 3.150179e+000 1
6.663816e-002 1.629314e+000 4.262909e-002 1
2.648106e-001 1.467656e+000 4.262909e-002 1
4.508827e-001 2.112029e+000 2.507075e-001 1
-4.349471e-001 -1.783479e+000 1.330319e-001 1
-4.973988e-001 -1.018936e+000 6.368505e-001 1
-6.375202e-001 2.974684e+000 -2.544339e-001 1
8.563813e-002 3.955306e+000 1.949261e-002 1
9.433511e-001 5.484000e+000 1.446674e-001 1
-3.433439e-001 -1.184257e+000 3.143398e-001 1
-4.753520e-001 -2.504612e+000 1.726684e-001 1
2.853788e-002 3.447922e+000 6.902044e-003 1
-2.407608e-001 -3.654536e-001 8.585504e-001 1
4.244727e-001 1.766521e+000 2.179825e-001 1
-4.008129e-001 -2.317816e-002 1.548080e+001 1
1.154596e-001 2.996149e+000 4.870878e-002 1
-2.538007e-002 5.431040e+000 -5.957586e-003 1
1.428196e-001 2.405062e+000 6.743541e-002 1
-4.386789e-001 -2.838040e+000 1.443450e-001 1
-6.407288e-002 -1.680550e+000 4.182027e-002 1
5.023060e-001 2.934365e+000 2.021608e-001 1
-2.032638e-002 1.117344e+000 -1.514699e-002 1
-1.023512e+000 5.938768e-001 -1.633289e+000 1
1.032100e+000 -6.652715e-001 -1.511514e+000 1
-2.492313e-001 1.176556e+000 -1.694044e-001 1
-2.374155e-001 1.344105e+000 -1.889780e-001 1
2.821857e-001 6.488273e-001 4.309630e-001 1
5.663854e-001 5.305825e+000 9.551154e-002 1
3.064775e-002 -1.509059e+000 -1.374434e-002 1
4.453648e-001 -2.266950e+000 -1.945163e-001 1
-5.105254e-001 4.004549e+000 -1.359180e-001 1
-4.685625e-001 1.372688e+000 -3.830235e-001 1
4.408012e-001 1.197442e+000 -3.830235e-001 1
1.491492e-001 3.825964e+000 4.566745e-002 1
-7.796021e-002 2.965921e-002 -3.273741e+000 1
4.660466e-001 -2.310172e+000 -1.417942e-001 1
6.112341e-002 2.386186e+000 2.288453e-002 1
1.178500e-002 2.578610e+000 4.668880e-003 1
-5.050311e-001 4.574827e+000 -1.306477e-001 1
-1.444006e+000 3.070245e+000 -4.001578e-001 1
-7.439398e-001 6.032274e-001 -4.030313e-001 1
1.068202e-001 4.867866e+000 1.618823e-002 1
-2.654322e-001 -8.539267e-002 3.458323e+000 1
-9.784396e-002 2.805992e+000 -3.260800e-002 1
1.093601e-001 5.988281e+000 1.152705e-002 1
3.889208e-001 2.479323e+000 1.509199e-001 1
-9.893901e-002 -1.272483e+000 7.281334e-002 1
6.074574e-001 4.141514e+000 1.690577e-001 1
7.932181e-002 5.870274e+000 1.480369e-002 1
-5.868995e-001 5.328598e+000 -1.109035e-001 1
-3.523751e-002 3.507536e+000 -9.276183e-003 1
6.871908e-001 4.485876e+000 2.225591e-001 1
7.544145e-002 1.739240e+000 4.116797e-002 1
-2.153023e-003 -4.567379e-001 4.647826e-003 1
-8.252278e-001 -2.227695e+000 3.176621e-001 1
-3.852396e-001 6.633374e-001 -6.672689e-001 1
-5.187685e-001 -7.421975e-001 6.110275e-001 1
6.652225e-001 1.084310e-001 5.559033e+000 1
-4.032951e-001 4.037442e+000 -7.005645e-002 1
-4.166111e-002 5.629558e+000 -8.210901e-003 1
-8.840706e-002 5.081233e-001 -1.961194e-001 1
1.967468e-001 8.081902e-002 1.789968e+000 1
-4.407431e-001 -1.626189e+000 2.906567e-001 1
-3.422361e-004 2.157931e-001 -1.706986e-003 1
-7.565254e-001 3.913003e-001 -1.828440e+000 1
-6.929048e-001 -7.401928e-001 5.991145e-001 1
1.822949e-001 1.688412e-001 1.348924e+000 1
-3.478025e-001 2.207543e+000 -1.171760e-001 1
-3.742912e-001 2.290796e+000 -1.532118e-001 1
4.146071e-001 -1.887373e+000 -2.691198e-001 1
2.325250e-001 -2.464534e+000 -1.134004e-001 1
2.257057e-001 -7.637717e-001 -3.988167e-001 1
7.799844e-002 8.218157e-001 1.265973e-001 1
4.110861e-001 5.340151e+000 9.154855e-002 1
1.130131e-001 -2.805000e+000 -4.504953e-002 1
3.277115e-001 4.670108e+000 4.831555e-002 1
1.577845e-001 5.437144e+000 2.371477e-002 1
-2.628944e-001 -2.172396e+000 1.601471e-001 1
-4.921181e-001 -8.788558e-001 7.244250e-001 1
-2.353992e-001 -1.271708e+000 2.098306e-001 1
6.781871e-001 1.147053e+000 5.217143e-001 1
5.831390e-001 -2.388055e+000 5.217143e-001 1
6.998434e-002 1.495151e-001 5.222030e-001 1
-2.316133e-001 3.115326e+000 -7.339186e-002 1
9.828565e-001 -2.258690e+000 -3.953349e-001 1
-1.122113e-001 5.280124e-001 -2.355863e-001 1
-5.717443e-002 -2.589413e+000 2.245348e-002 1
1.630581e-001 4.678250e+000 2.175537e-002 1
5.000029e-002 -2.749208e+000 -1.574395e-002 1
9.442736e-002 3.177210e+000 4.035282e-002 1
-1.102879e-001 4.057465e+000 -3.021304e-002 1
4.849376e-001 5.792163e+000 9.864530e-002 1
2.139700e-002 5.488569e+000 5.823352e-003 1
1.327054e-001 2.293397e+000 6.857741e-002 1
-1.680476e-002 -5.270783e-002 3.510842e-001 1
3.534274e-001 -2.729840e+000 -1.751323e-001 1
7.424237e-001 -1.142803e+000 -6.807585e-001 1
-7.702947e-001 -3.484834e-001 2.201861e+000 1
-4.706148e-001 3.276143e+000 -1.638700e-001 1
-4.072298e-001 -9.894440e-001 4.968756e-001 1
-1.263346e+000 4.977176e-002 -1.333736e+001 1
-8.615851e-002 -2.516422e+000 3.528186e-002 1
2.224577e-001 -1.807723e+000 -1.561367e-001 1
4.723096e-001 -6.230399e-001 -4.986852e-001 1
4.378699e-001 4.024801e+000 1.038315e-001 1
-9.046769e-003 4.327527e+000 -2.690281e-003 1
-4.188042e-001 3.622786e+000 -1.213951e-001 1
-7.078106e-002 -2.086709e-001 3.161070e-001 1
-3.207512e-001 2.729759e+000 -9.541324e-002 1
-2.597973e-001 5.242514e-001 -5.177373e-001 1
7.740181e-001 1.595734e+000 5.763137e-001 1
-1.834000e-001 1.791630e+000 -1.242702e-001 1
1.142077e-001 -1.479356e+000 -5.968555e-002 1
-1.071625e+000 4.663852e+000 -2.862318e-001 1
-1.243900e-001 1.830092e+000 -5.912957e-002 1
-1.417250e+000 3.401540e+000 -4.140054e-001 1
4.470675e-001 1.130753e+000 3.241186e-001 1
-2.696078e-001 1.028020e+000 -1.743301e-001 1
-1.930146e-001 4.949879e+000 -4.397493e-002 1
4.057180e-001 3.413236e+000 6.514233e-002 1
-5.764410e-001 4.801854e+000 -1.186628e-001 1
-7.635767e-001 2.497584e+000 -2.075357e-001 1
-2.461620e-001 3.300292e+000 -8.727826e-002 1
-8.588330e-001 1.022525e+000 -8.605646e-001 1
1.255428e-001 -2.933635e+000 -4.338131e-002 1
5.054115e-001 5.915935e+000 7.650800e-002 1
3.715533e-001 -8.085525e-001 -6.135029e-001 1
1.099509e-001 5.595982e+000 1.808923e-002 1
3.442208e-001 5.770816e+000 4.617200e-002 1
1.011789e-001 2.001682e+000 4.453345e-002 1
-9.229290e-001 -1.958933e+000 4.480953e-001 1
5.388319e-001 -4.640494e-001 -1.249309e+000 1
-3.781399e-001 2.042850e+000 -1.796905e-001 1
-4.741665e-001 5.938034e+000 -5.074688e-002 1
1.472421e-001 5.701980e+000 3.171583e-002 1
5.336408e-001 3.152078e+000 2.301311e-001 1
-4.784025e-001 -3.340255e-001 1.818765e+000 1
-1.967112e-001 2.692234e+000 -7.557002e-002 1
5.505413e-001 -5.007811e-001 -1.413789e+000 1
-1.570044e-001 -1.431159e+000 6.612200e-002 1
5.618212e-001 1.364115e+000 4.703696e-001 1
-5.014267e-001 -8.723808e-001 5.513750e-001 1
-5.993763e-001 -1.655197e+000 1.789024e-001 1
7.087216e-001 -1.765355e+000 -5.386660e-001 1
6.365066e-001 2.379198e+000 3.951873e-001 1
-5.223344e-001 5.978444e+000 -5.165915e-002 1
-2.891169e-001 4.191697e+000 -9.759220e-002 1
7.886637e-001 3.335105e+000 1.719375e-001 1
9.335766e-001 2.876176e+000 3.082676e-001 1
4.618013e-001 -2.648764e+000 -1.468369e-001 1
2.935009e-001 3.348955e+000 6.099945e-002 1
-1.581576e+000 5.137656e+000 -3.082183e-001 1
-8.390332e-001 2.069193e+000 -4.221603e-001 1
3.716705e-002 -6.142142e-001 -6.333520e-002 1
4.337012e-001 -2.764076e+000 -1.796101e-001 1
-6.545251e-001 -1.625231e-001 2.447945e+000 1
3.822225e-001 4.120373e+000 1.165780e-001 1
-3.456325e-001 3.110699e+000 -1.331110e-001 1
7.592180e-001 -1.717487e+000 -4.764020e-001 1
5.012823e-001 -2.193604e+000 -2.063526e-001 1
-4.925262e-002 4.232545e+000 -6.961065e-003 1
4.425877e-002 1.990545e+000 1.931952e-002 1
-4.831700e-001 5.561440e+000 -6.751710e-002 1
5.193176e-001 1.212944e+000 4.340137e-001 1
6.052056e-001 -2.852787e+000 -2.526896e-001 1
3.631770e-002 2.502876e+000 1.821886e-002 1
1.242743e-001 5.958787e+000 2.238930e-002 1
8.681543e-001 -8.592452e-001 -1.049449e+000 1
2.784590e-001 4.208880e+000 6.355776e-002 1
1.960276e-001 2.587827e+000 1.077526e-001 1
-5.729202e-001 5.381711e+000 -1.315972e-001 1
-2.644822e-001 2.799055e+000 -1.376126e-001 1
3.559792e-001 -2.215346e+000 -3.196779e-002 1
-5.599394e-001 2.558718e+000 -3.196779e-002 1
1.077330e+000 -1.065612e+000 -7.868571e-001 1
-6.273404e-001 5.758517e-001 -1.189867e+000 1
-1.092688e-001 2.535160e+000 -5.323046e-002 1
-5.969235e-001 1.089003e+000 -7.115388e-001 1
-8.170716e-002 5.040004e+000 -1.889884e-002 1
-3.307625e-002 4.884991e+000 -5.458340e-003 1
3.306151e-002 -1.490842e+000 -3.049999e-002 1
1.360918e-002 1.404870e+000 1.438503e-002 1
5.980437e-001 3.585368e+000 7.420833e-002 1
-3.892490e-001 6.995448e-001 -4.183404e-001 1
-1.861034e-001 -9.968531e-001 1.508031e-001 1
4.807729e-001 -9.518339e-001 -5.595526e-001 1
-3.717705e-002 5.886381e+000 -6.666138e-003 1
7.098763e-001 -3.767247e-003 -2.131297e+002 1
5.918282e-001 4.931649e+000 1.108966e-001 1
5.536992e-001 3.592013e+000 1.506483e-001 1
2.721824e-001 5.226882e+000 6.127421e-002 1
3.350860e-001 1.543788e+000 1.907443e-001 1
-3.356141e-001 8.560057e-001 -3.131320e-001 1
-4.431360e-001 -2.584907e+000 1.990886e-001 1
2.161192e-001 1.842810e+000 9.801452e-002 1
2.107299e-001 -2.364785e+000 -5.283265e-002 1
8.205815e-001 -2.785576e+000 -3.913806e-001 1
3.927932e-002 2.755910e+000 1.644740e-002 1
-2.609380e-001 -2.576484e+000 8.964037e-002 1
-4.278792e-001 -1.536635e+000 2.472793e-001 1
2.853314e-001 2.237068e+000 8.248852e-002 1
2.901795e-001 5.536852e+000 4.249634e-002 1
-9.295876e-002 -2.158403e+000 5.131225e-002 1
];
iset = find(X(:,4)==0);
if size(iset) > 0
plot3(X(iset,1),X(iset,2),X(iset,3),'rX','MarkerSize',13)
hold on
end;
iset = find(X(:,4)==1);
if size(iset) > 0
plot3(X(iset,1),X(iset,2),X(iset,3),'b*','MarkerSize',13)
end;
hold off
xlabel('calc.x1','FontWeight','bold','FontSize',12)
ylabel('calc.x3','FontWeight','bold','FontSize',12)
zlabel('calc.z','FontWeight','bold','FontSize',12)
set(gca,'linewidth',2)
set(gca,'fontweight','bold')
set(gca,'fontsize',12)
grid on
box on
title('3D 2-Input/1-Output Data Plot','FontWeight','bold','FontSize',12)
disp('red  *: failed runs.')
disp('blue X: good   runs.')
